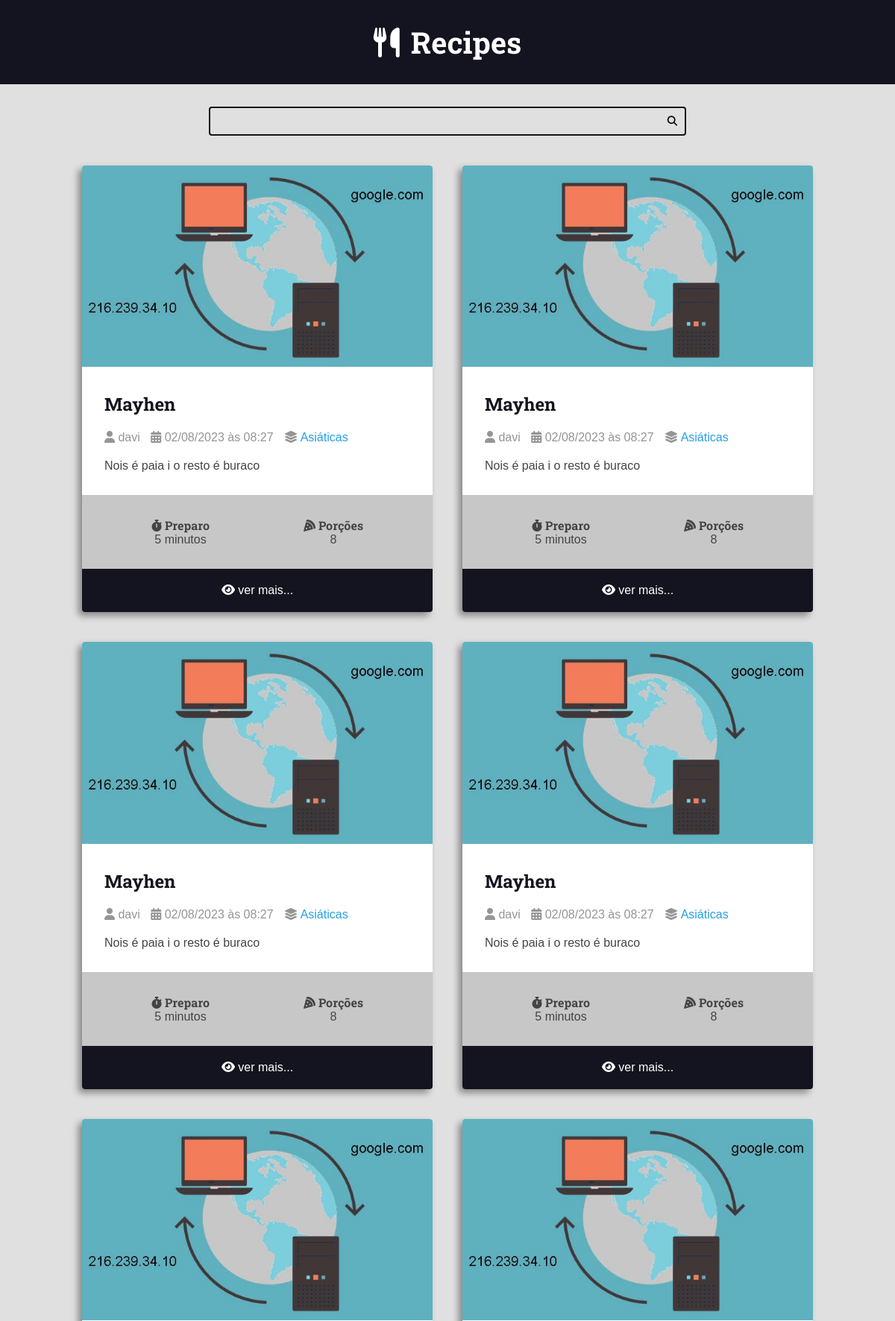
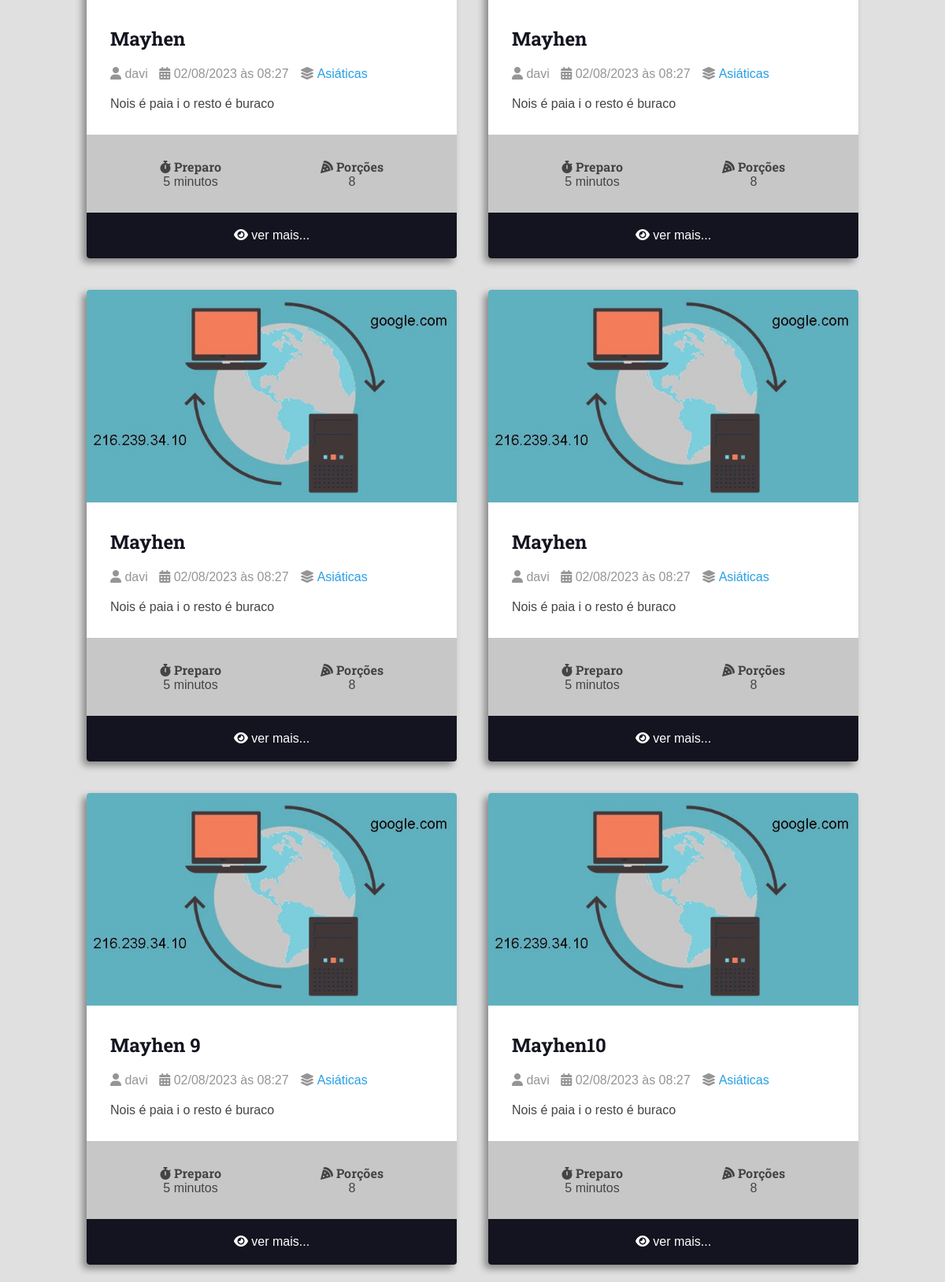
The page / (upper part) on the database its author committed (2 pictures, top to bottom).
### recipes/models.py (models this page shows, shortened)
class Recipe(models.Model):
    title = models.CharField(max_length=65)
    description = models.CharField(max_length=165)
    slug = models.SlugField(blank=True, unique=True)
    preparation_time = models.IntegerField()
    preparation_time_unit = models.CharField(max_length=65)
    servings = models.IntegerField()
    servings_unit = models.CharField(max_length=65)
    preparation_steps = models.TextField()
    preparation_steps_is_html = models.BooleanField(default=False)
    created_at = models.DateTimeField(auto_now_add=True)
    updated_at = models.DateTimeField(auto_now=True)
    is_published = models.BooleanField(default=False)
    cover = models.ImageField(
        upload_to='recipes/covers/%Y/%m/%d/', blank=True, null=True)
    category = models.ForeignKey(
        Category, on_delete=models.SET_NULL, null=True, blank=True,
        default=None)
    author = models.ForeignKey(
        User, on_delete=models.SET_NULL, null=True)

class Category(models.Model):
    name = models.CharField(max_length=65)

### recipes/views.py (the view)
# urls.py: 2. Add a URL to urlpatterns:  path('', views.home, name='home')
def home(request):
    recipes = Recipe.objects.filter(
        is_published=True).order_by('updated_at')
    context = {'recipes': recipes, }
    if not recipes:
        return render(request, 'recipes/pages/Not_recipes_yet.html', context,
                      status=404)
    return render(request, 'recipes/pages/home.html', context, status=200)

### recipes/templates/recipes/pages/home.html (shortened to what this page needs)
{% extends 'global/base.html' %}
{% block content %}
    <div class="main-content main-content-list container">
        {% for recipe in recipes %}
            {% include '../partials/recipe-cards.html' %}
        {% endfor %}
    </div>
{% endblock content %}

### recipes/templates/recipes/partials/recipe-cards.html (shortened to what this page needs)
<div class="recipe recipe-list-item">
    <div class="recipe-cover">
        <a href="{% url 'recipes:recipe' recipe.id %}">
            <img src="{{recipe.cover.url}}" alt="Temp">
        </a>
    </div>
    <div class="recipe-title-container">
        <h2 class="recipe-title">
            <a href="{% url 'recipes:recipe' recipe.id %}">
                {{recipe.title}}
            </a>
        </h2>
    </div>
    <div class="recipe-author">
        <span class="recipe-author-item">
            <i class="fas fa-user"></i>
                {% if recipe.author is not None %}
                    {% if recipe.author.first_name %}
                        {{recipe.author.first_name}} {{recipe.author.last_name}}
                    {% else %}
                        {{recipe.author.username}}
                    {% endif %}
                {% else %}
                    <em>Desconhecido</em>
                {% endif %}
        </span>
        <span class="recipe-author-item">
            <i class="fas fa-calendar-alt"></i>
            {{recipe.created_at|date:"d/m/Y"}} às {{recipe.created_at|date:"H:i"}}
        </span>
        {% if recipe.category is not None %}
            <span class="recipe-author-item">
                <i class="fas fa-layer-group"></i>
                <span> <a href="{% url 'recipes:category' recipe.category.id %}"> {{recipe.category.name}} </a> </span>
            </span>
        {% endif %}
    </div>
    <div class="recipe-content">
        <p> {{recipe.description}} </p>
    </div>
    <div class="recipe-meta-container">
        <div class="recipe-meta recipe-preparation">
            <h3 class="recipe-meta-title"><i class="fas fa-stopwatch"></i> Preparo</h3>
            <div class="recipe-meta-text">
                {{recipe.preparation_time}} {{recipe.preparation_time_unit}}
            </div>
        </div>
        <div class="recipe-meta recipe-servings">
            <h3 class="recipe-meta-title"><i class="fas fa-pizza-slice"></i> Porções</h3>
            <div class="recipe-meta-text">
                {{recipe.servings}} {{recipe.preparation_servings_unit}}
            </div>
        </div>
    </div>
    {% if not is_detail_page %}
        <footer class="recipe-footer">
            <a class="recipe-read-more button button-dark button-full-width" href="{% url 'recipes:recipe' recipe.id%}">
                <i class="fas fa-eye"></i>
                <span>ver mais...</span>
            </a>
        </footer>
    {% endif %}
</div>

### recipes/static/recipes/css/styles.css (style rules this page uses)
:root { --color-primary: #269fe6; --color-primary-hover: #2086c2; --color-primary-dark: #13141f; --color-primary-dark-hover: #212336; --color-primary-light: #d4ecfa; --color-primary-light-hover: #bdd8e7; --color-white: #fff; --color-black: #000; --color-dark-text: #444; --color-info-light: #cce5ff; --color-debug-light: #cce5ff; --color-success-light: #d4edda; --color-alert-light: #fff3cd; --color-warning-light: #fff3cd; --color-error-light: #f8d7da; --color-info-dark: #4d86c4; --color-debug-dark: #4d86c4; --color-success-dark: #4a9c5d; --color-alert-dark: #927f40; --color-warning-dark: #927f40; --color-error-dark: #da525d; --color-gray-0: #f9f9f9; --color-gray-1: #e0e0e0; --color-gray-2: #c7c7c7; --color-gray-3: #aeaeae; --color-gray-4: #959595; --color-gray-5: #7d7d7d; --color-gray-6: #646464; --color-gray-7: #4b4b4b; --color-gray-8: #323232; --color-gray-9: #191919; --font-primary: sans-serif; --font-headings: 'Roboto Slab', serif; --spacing-gutter-medium: 3rem; --spacing-gutter-large: 4rem; }
* { padding: 0; margin: 0; box-sizing: border-box; }
html { font-size: 62.5%; }
body { background: var(--color-gray-1); font-size: 1.6rem; font-family: var(--font-primary); color: var(--color-dark-text); }
h1, h2, h3, h4, h5, h6 { font-family: var(--font-headings); }
.container { max-width: 144rem; margin: 0 auto; padding: var(--spacing-gutter-medium); }
.main-content { padding-top: 0; }
.main-content-list { display: grid; grid-template-columns: repeat(auto-fit, minmax(340px, 1fr)); gap: var(--spacing-gutter-large); }
.recipe { background: var(--color-white); box-shadow: -5px 5px 10px rgba(0, 0, 0, .4); transform: scale(1); transition: all 250ms ease-in-out; border-radius: 4px; overflow: hidden; }
.recipe img { max-width: 100%; }
.recipe-list-item { max-width: 64rem; height: fit-content; }
.recipe-title-container { padding: var(--spacing-gutter-medium); padding-bottom: 2rem; }
.recipe-title-container a { text-decoration: none; color: var(--color-primary-dark) }
.recipe-author { padding: 0 var(--spacing-gutter-medium); }
.recipe-author a { color: var(--color-primary); transition: all 300ms ease-in-out; text-decoration: none; }
.recipe-author-item { color: var(--color-gray-4); margin-right: 1rem; }
.recipe-content { padding: var(--spacing-gutter-medium); padding-top: 2rem; }
.recipe-meta-container { display: flex; flex-flow: row wrap; padding: var(--spacing-gutter-medium); background: var(--color-gray-2); }
.recipe-meta { display: flex; flex-flow: column nowrap; flex-shrink: 1; flex-grow: 1; text-align: center; }
.recipe-meta-title { font-size: 1.6rem; }
.recipe-footer a { background: var(--color-primary-dark); display: block; color: var(--color-white); text-decoration: none; text-align: center; padding: 2rem var(--spacing-gutter-medium); transition: all 300ms ease-in-out; }

### rows shown on the page
Recipe: cover (picture), title "Mayhen", author.username "davi", created_at "02/08/2023", created_at "08:27", category.name "Asiáticas", description "Nois é paia i o resto é buraco", preparation_time "5", preparation_time_unit "minutos", servings "8"
Recipe: cover (picture), title "Mayhen", author.username "davi", created_at "02/08/2023", created_at "08:27", category.name "Asiáticas", description "Nois é paia i o resto é buraco", preparation_time "5", preparation_time_unit "minutos", servings "8"
Recipe: cover (picture), title "Mayhen", author.username "davi", created_at "02/08/2023", created_at "08:27", category.name "Asiáticas", description "Nois é paia i o resto é buraco", preparation_time "5", preparation_time_unit "minutos", servings "8"
Recipe: cover (picture), title "Mayhen", author.username "davi", created_at "02/08/2023", created_at "08:27", category.name "Asiáticas", description "Nois é paia i o resto é buraco", preparation_time "5", preparation_time_unit "minutos", servings "8"
Recipe: cover (picture), title "Mayhen", author.username "davi", created_at "02/08/2023", created_at "08:27", category.name "Asiáticas", description "Nois é paia i o resto é buraco", preparation_time "5", preparation_time_unit "minutos", servings "8"
Recipe: cover (picture), title "Mayhen", author.username "davi", created_at "02/08/2023", created_at "08:27", category.name "Asiáticas", description "Nois é paia i o resto é buraco", preparation_time "5", preparation_time_unit "minutos", servings "8"
Recipe: cover (picture), title "Mayhen", author.username "davi", created_at "02/08/2023", created_at "08:27", category.name "Asiáticas", description "Nois é paia i o resto é buraco", preparation_time "5", preparation_time_unit "minutos", servings "8"
Recipe: cover (picture), title "Mayhen", author.username "davi", created_at "02/08/2023", created_at "08:27", category.name "Asiáticas", description "Nois é paia i o resto é buraco", preparation_time "5", preparation_time_unit "minutos", servings "8"
Recipe: cover (picture), title "Mayhen 9", author.username "davi", created_at "02/08/2023", created_at "08:27", category.name "Asiáticas", description "Nois é paia i o resto é buraco", preparation_time "5", preparation_time_unit "minutos", servings "8"
Recipe: cover (picture), title "Mayhen10", author.username "davi", created_at "02/08/2023", created_at "08:27", category.name "Asiáticas", description "Nois é paia i o resto é buraco", preparation_time "5", preparation_time_unit "minutos", servings "8"
